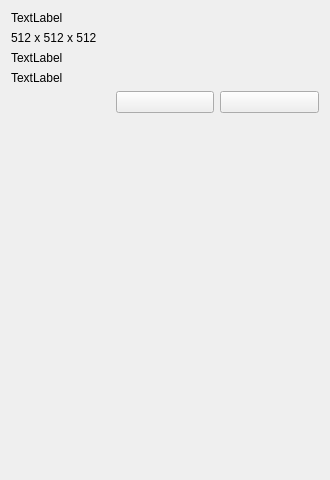
<?xml version="1.0" encoding="UTF-8"?>
<ui version="4.0">
 <class>DataPropertiesPanel</class>
 <widget class="QWidget" name="DataPropertiesPanel">
  <property name="geometry">
   <rect>
    <x>0</x>
    <y>0</y>
    <width>330</width>
    <height>480</height>
   </rect>
  </property>
  <property name="windowTitle">
   <string>Form</string>
  </property>
  <layout class="QVBoxLayout" name="verticalLayout">
   <item>
    <widget class="QLabel" name="FileName">
     <property name="text">
      <string>TextLabel</string>
     </property>
     <property name="wordWrap">
      <bool>true</bool>
     </property>
    </widget>
   </item>
   <item>
    <widget class="QLabel" name="Dimensions">
     <property name="text">
      <string>&lt;html&gt;&lt;head/&gt;&lt;body&gt;&lt;p&gt;512 x 512 x 512&lt;/p&gt;&lt;/body&gt;&lt;/html&gt;</string>
     </property>
     <property name="wordWrap">
      <bool>true</bool>
     </property>
    </widget>
   </item>
   <item>
    <widget class="QLabel" name="OriginalDataRange">
     <property name="text">
      <string>TextLabel</string>
     </property>
     <property name="wordWrap">
      <bool>true</bool>
     </property>
    </widget>
   </item>
   <item>
    <widget class="QLabel" name="TransformedDataRange">
     <property name="text">
      <string>TextLabel</string>
     </property>
     <property name="wordWrap">
      <bool>true</bool>
     </property>
    </widget>
   </item>
   <item>
    <widget class="QWidget" name="PropertiesButtons" native="true">
     <layout class="QHBoxLayout" name="horizontalLayout">
      <property name="spacing">
       <number>6</number>
      </property>
      <property name="margin">
       <number>0</number>
      </property>
      <item>
       <widget class="pqExpanderButton" name="ColorMapExpander">
        <property name="text" stdset="0">
         <string>Color and Opacity Map</string>
        </property>
        <property name="checked" stdset="0">
         <bool>true</bool>
        </property>
       </widget>
      </item>
      <item>
       <widget class="QPushButton" name="ColorMapRestoreDefaults">
        <property name="toolTip">
         <string>Restore application defaults for color map</string>
        </property>
        <property name="text">
         <string/>
        </property>
       </widget>
      </item>
      <item>
       <widget class="QPushButton" name="ColorMapSaveAsDefaults">
        <property name="toolTip">
         <string>Save color map as default</string>
        </property>
        <property name="text">
         <string/>
        </property>
       </widget>
      </item>
     </layout>
    </widget>
   </item>
   <item>
    <spacer name="verticalSpacer">
     <property name="orientation">
      <enum>Qt::Vertical</enum>
     </property>
     <property name="sizeHint" stdset="0">
      <size>
       <width>20</width>
       <height>40</height>
      </size>
     </property>
    </spacer>
   </item>
  </layout>
 </widget>
 <customwidgets>
  <customwidget>
   <class>pqExpanderButton</class>
   <extends>QFrame</extends>
   <header location="global">pqExpanderButton.h</header>
   <container>1</container>
  </customwidget>
 </customwidgets>
 <resources/>
 <connections/>
</ui>
